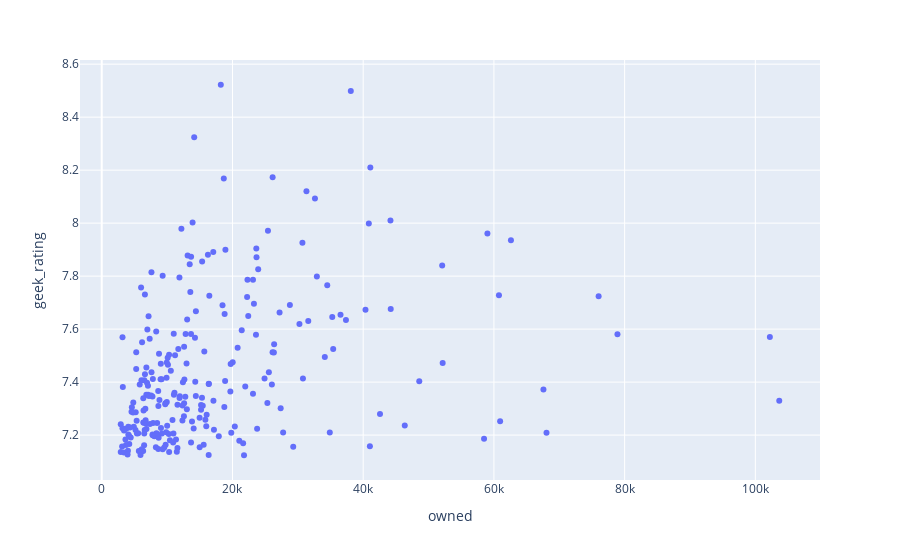

Write notebook code for a chart like this one.
### Code cell
plot3 = bgg.head(250).plot.scatter(x="owned", y="geek_rating")
plot3

### Figure 1 — Plotly figure (JSON) as saved in the notebook; plotly's stock layout.template omitted (floating-point values rounded to 4 significant figures; data arrays with more than 128 entries replaced by an {"elided": "..."} marker saying what was removed)
{"data": [{"hovertemplate": "owned=%{x}<br>geek_rating=%{y}<extra></extra>", "legendgroup": "", "marker": {"color": "#636efa", "symbol": "circle"}, "mode": "markers", "name": "", "orientation": "v", "showlegend": false, "type": "scatter", "x": {"elided": "250 int values"}, "xaxis": "x", "y": {"elided": "250 float values"}, "yaxis": "y"}], "layout": {"legend": {"tracegroupgap": 0}, "margin": {"t": 60}, "xaxis": {"anchor": "y", "domain": [0, 1], "title": {"text": "owned"}}, "yaxis": {"anchor": "x", "domain": [0, 1], "title": {"text": "geek_rating"}}}}
